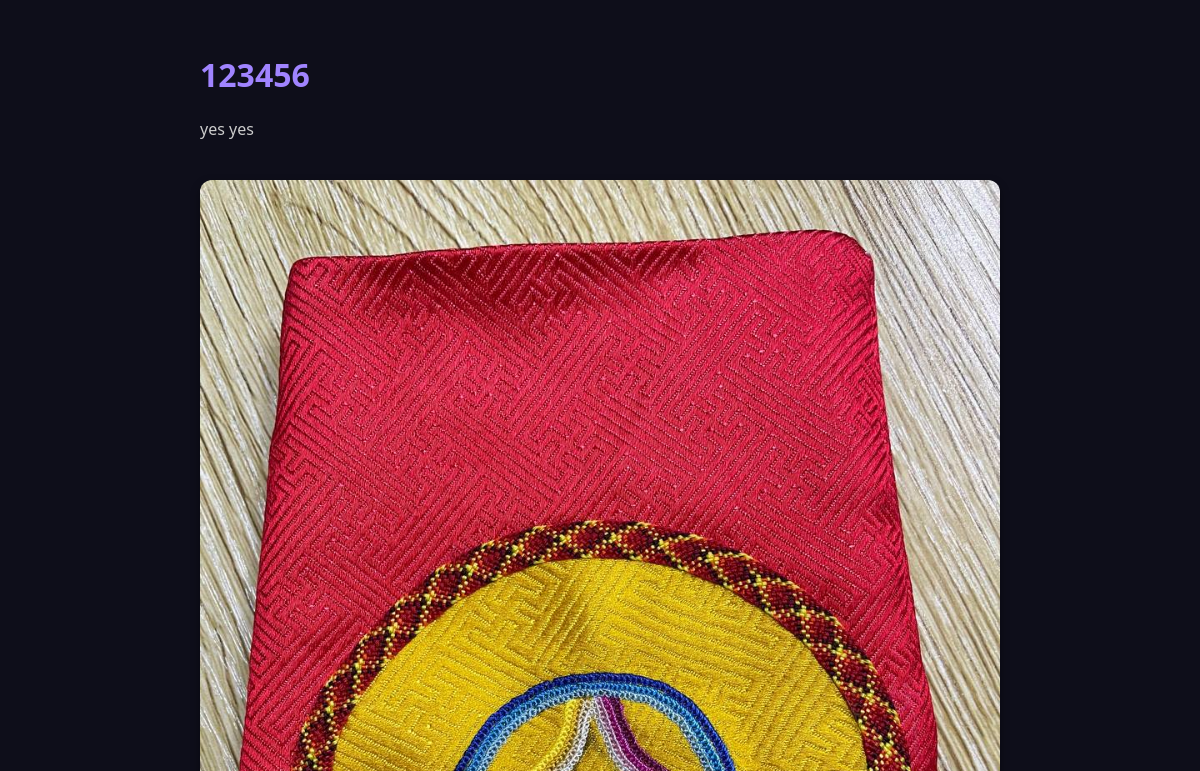
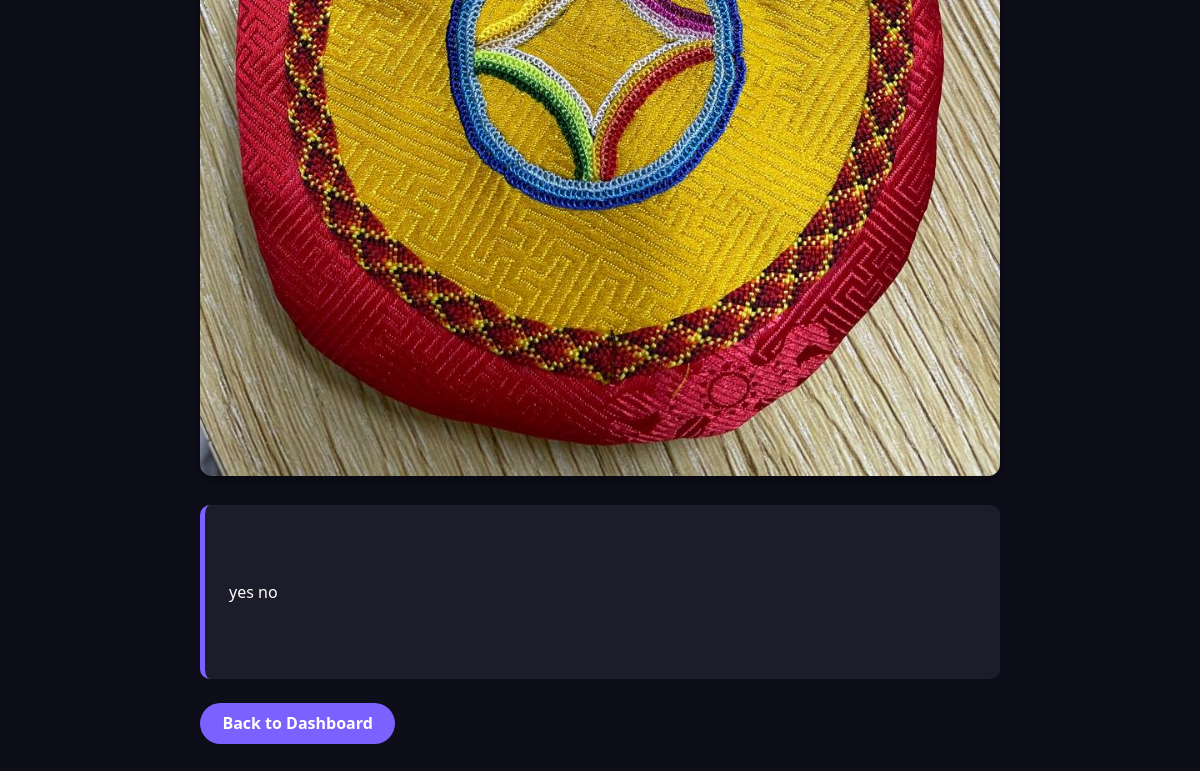
The page /lesson/3/ on the database as committed earlier (2 pictures, top to bottom).
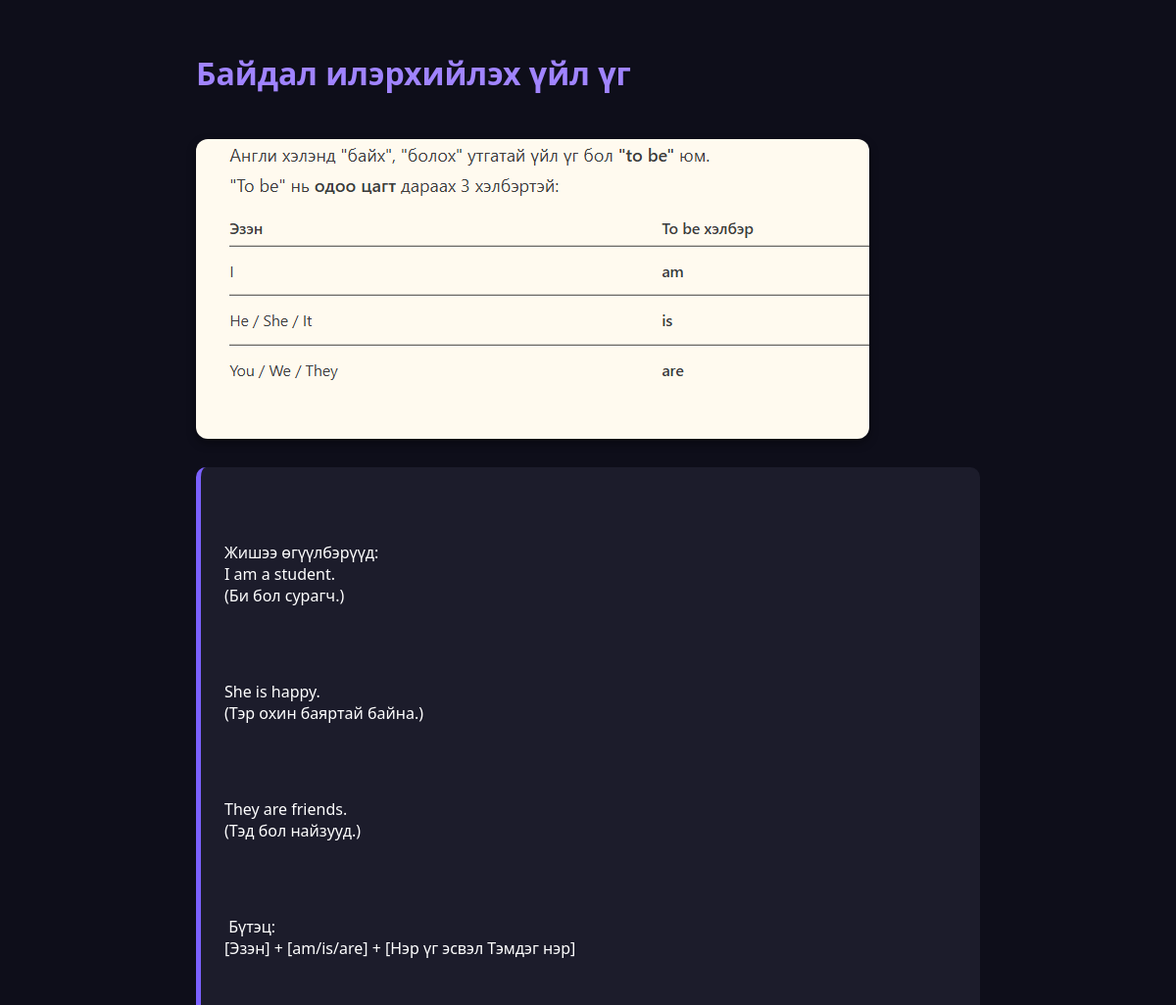
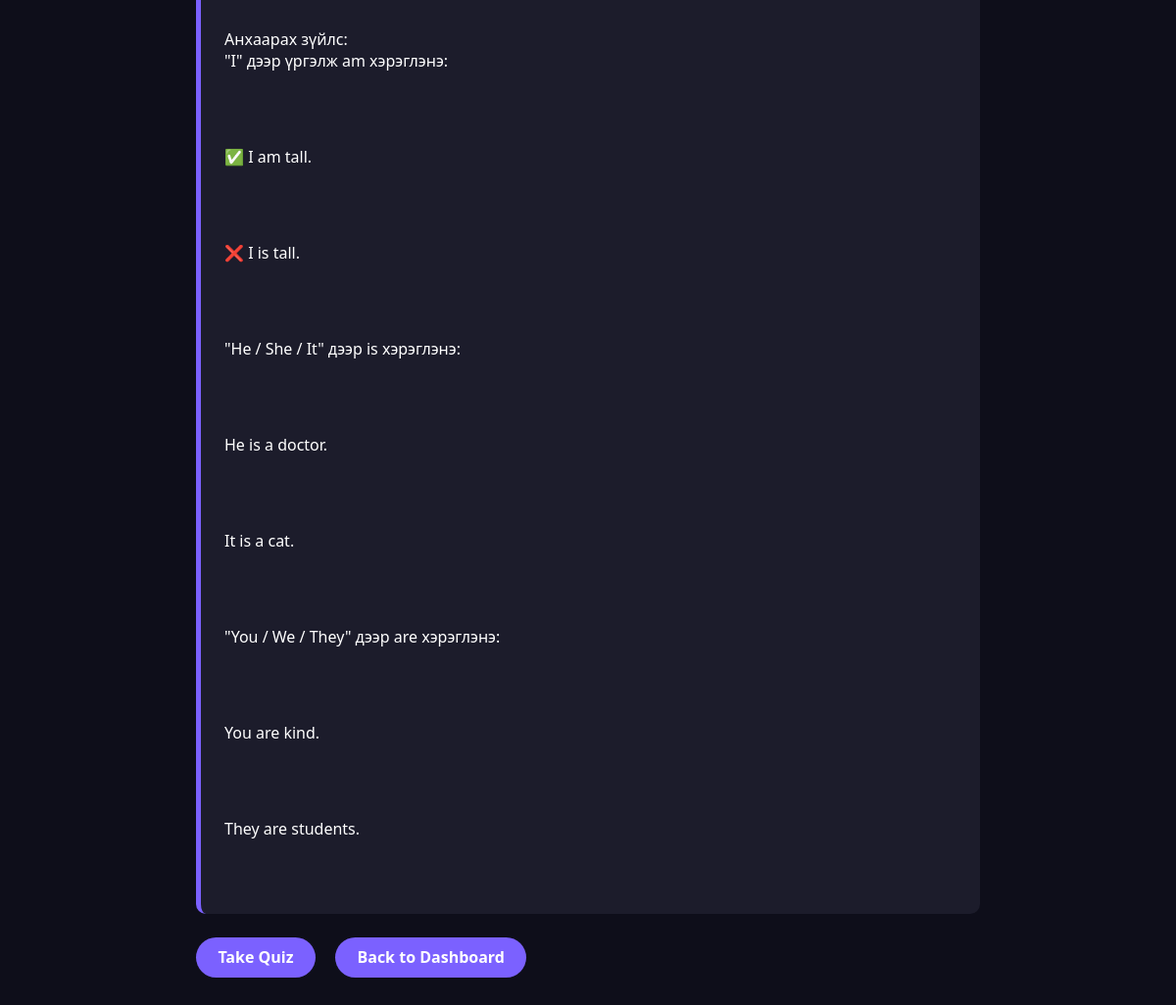
The same page on the database as committed later (2 pictures, top to bottom).
### learning/models.py (models this page shows, shortened)
class Lesson(models.Model):
    LEVEL_CHOICES = [
        ('beginner', 'Beginner'),
        ('intermediate', 'Intermediate'),
        ('advanced', 'Advanced'),
    ]
    title = models.CharField(max_length=200)
    description = models.TextField(blank=True)
    content = models.TextField()  # You could use RichText if you want with a package!
    level = models.CharField(max_length=20, choices=LEVEL_CHOICES)
    image = models.ImageField(upload_to='lesson_images/', blank=True, null=True)
    created_at = models.DateTimeField(auto_now_add=True)

### learning/views.py (the view)
# urls.py: path('lesson/<int:lesson_id>/', views.lesson_detail, name='lesson_detail'),
def lesson_detail(request, lesson_id):
    lesson = get_object_or_404(Lesson, id=lesson_id)
    return render(request, 'learning/lesson_detail.html', {'lesson': lesson})

### learning/templates/learning/lesson_detail.html (shortened to what this page needs)
<!DOCTYPE html>
<html>
<head>
    {% load static %}
</head>
<body>
    <div class="container">
        <h1>{{ lesson.title }}</h1>
        <p class="description">{{ lesson.description }}</p>
        {% if lesson.image %}
        <img src="{{ lesson.image.url }}" alt="{{ lesson.title }}">
        {% endif %}
        <div class="content-block">
            {{ lesson.content|linebreaks }}
        </div>
        <div class="buttons">
            {% if lesson.quiz %}
            <a href="{% url 'quiz' lesson.id %}" class="btn">Take Quiz</a>
            {% endif %}
            <a href="{% url 'dashboard' %}" class="btn">Back to Dashboard</a>
        </div>
    </div>
</body>
</html>

### learning/templates/learning/lesson_detail.html (style rules this page uses)
body { font-family: 'Segoe UI', sans-serif; background: #0e0e1a; color: #ffffff; margin: 0; padding: 2rem; }
.container { max-width: 800px; margin: auto; }
h1 { font-size: 2rem; color: #a084ff; }
.content-block { background: #1c1c2b; padding: 1rem 1.5rem; border-radius: 10px; margin-bottom: 1.5rem; white-space: pre-wrap; border-left: 5px solid #7b61ff; }
img { max-width: 100%; height: auto; border-radius: 12px; margin: 1.5rem 0; box-shadow: 0 4px 10px rgba(0, 0, 0, 0.4); }
.buttons { margin-top: 1.5rem; }
.btn { display: inline-block; background-color: #7b61ff; color: white; padding: 0.6rem 1.4rem; border-radius: 40px; font-weight: bold; text-decoration: none; margin-right: 1rem; transition: background 0.2s ease; }

Rows that differ between the two databases and show on the page:
changed Lesson: title "123456" → "Байдал илэрхийлэх үйл үг"; image: a different picture; content "yes no" → "Жишээ өгүүлбэрүүд: I am a student. (Би бол сурагч.) She is happy. (Тэр охин баяртай байна.) They are friends. (Тэд бол найзууд.) Бүтэц: [Эзэн] + [am/is/are] + [Нэр үг эсвэл Тэмдэг нэр] Анхаарах зүйлс: \"I\" дээр үргэлж am хэрэглэнэ: ✅ I am tall. ❌ I is tall. \"He / She / It\" дээр is хэрэглэнэ: He is a doctor. It is a cat. \"You / We / They\" дээр are хэрэглэнэ: You are kind. They are students."; description "yes yes" → (not shown)
Other text that changed with them:
text now shown: "Take Quiz"
